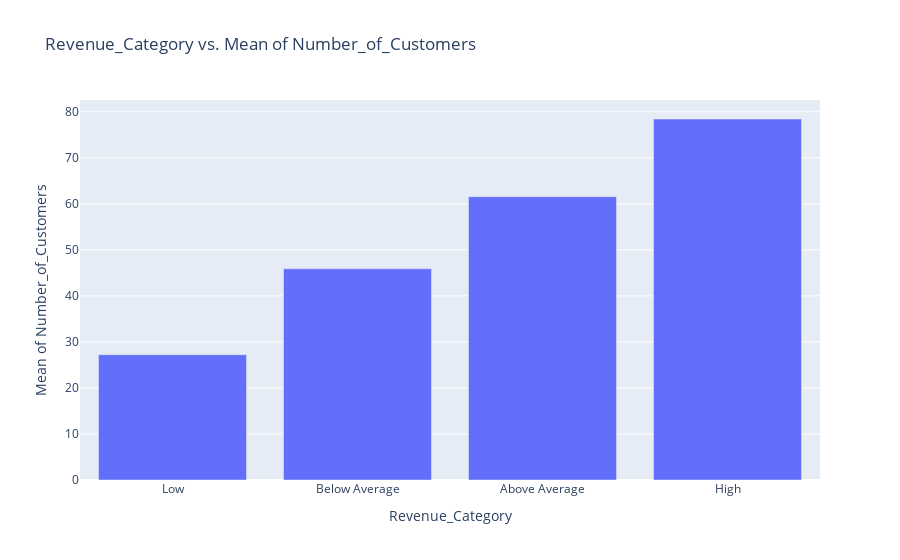

Notebook cell for this chart:
### Code cell
target_cat='Revenue_Category'
target_sum_with_num_plotly(data, target_cat, 'Number_of_Customers')

### Figure 1 — Plotly figure (JSON) as saved in the notebook; plotly's stock layout.template omitted (floating-point values rounded to 4 significant figures)
{"data": [{"alignmentgroup": "True", "hovertemplate": "Revenue_Category=%{x}<br>Mean of Number_of_Customers=%{y}<extra></extra>", "legendgroup": "", "marker": {"color": "#636efa", "pattern": {"shape": ""}}, "name": "", "offsetgroup": "", "orientation": "v", "showlegend": false, "textposition": "auto", "type": "bar", "x": ["Low", "Below Average", "Above Average", "High"], "xaxis": "x", "y": [27.22, 45.89, 61.55, 78.43], "yaxis": "y"}], "layout": {"barmode": "relative", "legend": {"tracegroupgap": 0}, "title": {"text": "Revenue_Category vs. Mean of Number_of_Customers"}, "xaxis": {"anchor": "y", "domain": [0, 1], "title": {"text": "Revenue_Category"}}, "yaxis": {"anchor": "x", "domain": [0, 1], "title": {"text": "Mean of Number_of_Customers"}}}}
